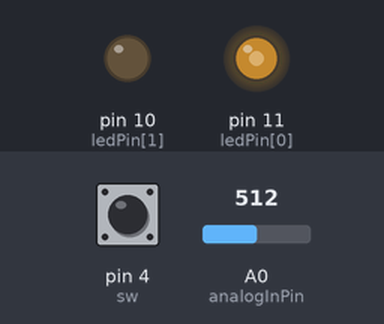
This sketch was run on a simulated Arduino Uno, built with avr-gcc and run on an emulated ATmega328P. Shown: output pins drawn as LEDs (lit = HIGH). Dashed ring = blinking. Inputs (shaded band) come from the test bench; at power-on: A0 (analogInPin) = 512, pin 4 (sw) HIGH.

Above: at 0.1 s.
At 1.8 s:
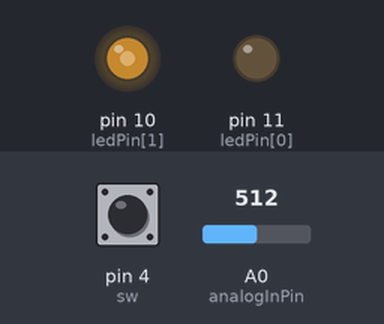
1.9 s: A0 (analogInPin) set to 306
At 2.8 s:
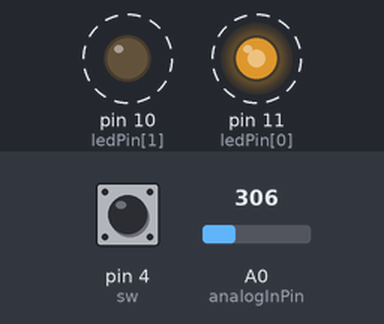
5.5 s: A0 (analogInPin) set to 122
10.5 s: A0 (analogInPin) set to 900
Timing chart, 0 to 21.5 s (numbered marks = the images above; inputs shaded):
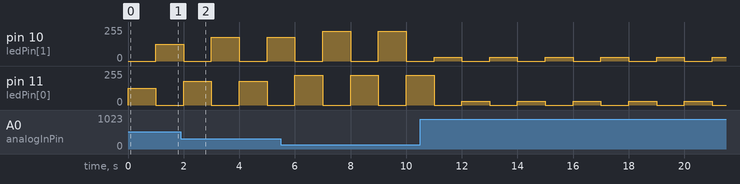

The sketch:

lab4.ino
```cpp
int sw = 4;//定义开关输入引脚
int state = 1; //控制开关状态
int val = 0;
int oldval = 0;
const int analogInPin = A0; //设置模拟信号的引脚
int outputValue = 0; //记录map()之后值的变量
int sensorValue = 0; //接受模拟信号
byte ledPin[] = {11, 10}; //设置2个灯的引脚

void setup()
{
  pinMode(sw, INPUT);
  for (int i = 0; i < 2; i++) {
    pinMode(ledPin[i], OUTPUT);//设置11,10号为输出引脚
  }
  Serial.begin(9600);
}


void loop()
{
  val = digitalRead(sw);
  for (int i = 0; i < 2; i++) { //跑马灯循环
    if (val == LOW && oldval == HIGH) {
      digitalWrite(ledPin[i], LOW);
      oldval = val;
      state = 1 - state;
    }
    sensorValue = analogRead(A0);//设置Ao号为模拟输出引脚
    outputValue = map(sensorValue, 1023, 0, 0, 255); //把一个数从一个范围变换到另一个范围
    if (state == 1) { //判断开关状态
      analogWrite(ledPin[i], outputValue);
      delay(1000);
      digitalWrite(ledPin[i], LOW);
    }
    else { //跳出循环
      break;
    }
  }
}
```

Measured:
- by itself, pin 10 (ledPin[1]), pin 11 (ledPin[0]): alternates 30/255 for 1.0 s and 0/255 for 1.0 s
